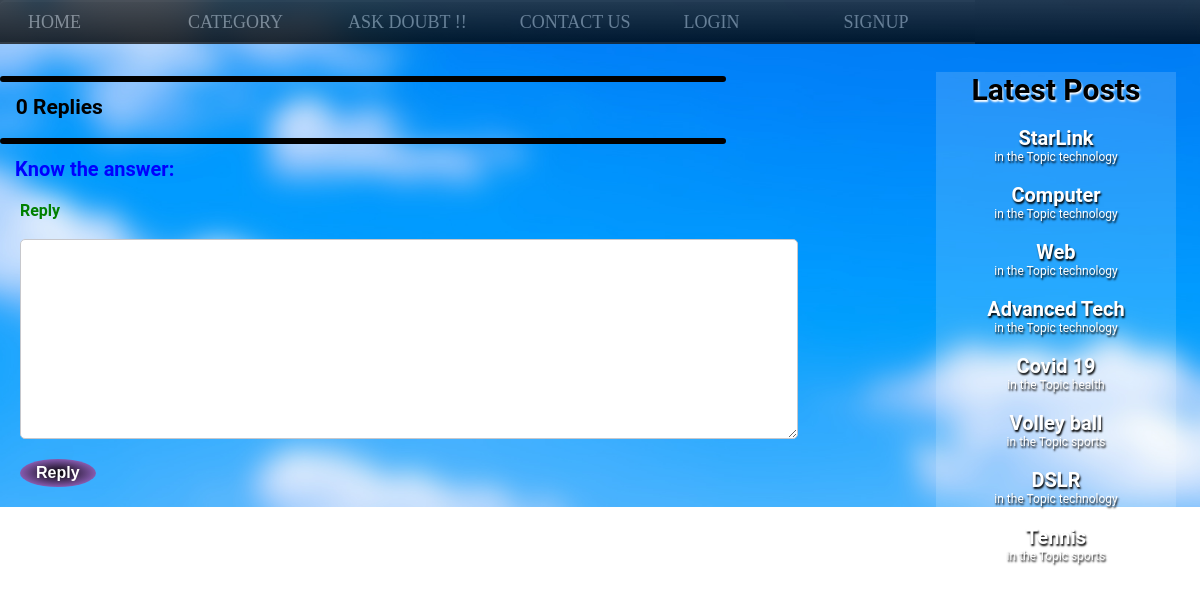
Page /topic.php on the committed database.
### tables this page shows
CREATE TABLE `topics` (
  `topic_id` int(8) NOT NULL,
  `topic_subject` varchar(255) NOT NULL,
  `topic_descr` text NOT NULL,
  `topic_date` datetime NOT NULL,
  `topic_cat` varchar(20) NOT NULL,
  `topic_by` int(8) NOT NULL
);

### topic.php (the view, shortened to what this page needs)
<html>
<head>
<link rel="stylesheet" type="text/css" href="css/posts.css">
</head>
<body>
<div class="bgimg2">
<br><br><br>
<?php
include 'nvgbar.php';
$topicid=$_GET['posts_topic'];
$query2 = mysqli_query($con,"SELECT * FROM posts WHERE posts_topic='$topicid' ORDER BY posts_date ASC");
$numrows = mysqli_num_rows($query2);
echo"<br><hr style='width:60%; float:left; margin-left:0px; border: 3px solid black;border-radius: 5px;'>";
echo "<br><p style='font-size:21px; font-weight:bold; color:black;'>&nbsp&nbsp&nbsp$numrows Replies</p><br><br>";
?>
<hr style='width:60%; float:left; margin-left:0px; border: 3px solid black;border-radius: 5px;'><br>
<p style='font-size:20px; font-weight:bold; color:blue; margin-left:15px;'>Know the answer:</p>
<form method="post" action="reply.php?id1=<?php echo $topicid; ?>">
  <fieldset class="account-info">
      <label style="color:green">
    Reply
    </label>
    <textarea rows="7" cols="90" name="reply" class="textarea" required>
</textarea>
<br>
  </fieldset>
  <fieldset class="account-action">
    <input class="btn" type="submit" name="submit" value="Reply" >
  </fieldset>
</form>
<div class="banner">
<div style="font-size:30px;font-weight:bold;text-shadow:1px 2px 2px white">
Latest Posts</div>
<br>
<?php
include 'connect.php';
$query=mysqli_query($con,"SELECT * FROM topics ORDER BY topic_date DESC LIMIT 8");
while($row = mysqli_fetch_assoc($query))
{
  $topic=$row['topic_subject'];
  $id=$row['topic_id'];
  $cat=$row['topic_cat'];
  echo "<div class='bannerhov'>";
  echo "<a href='topic.php?posts_topic=$id'  style='text-decoration:none; color:white; font-size:20px; font-weight:bold;'>
   ".$topic." </a><br><div style='color:white; font-size:12px;'>in the Topic $cat<br></div>";
   echo "<br></div>";
}
?>
</div>
</div>
</body>
</html>

### css/posts.css (style rules this page uses)
body { font-family: 'Roboto', sans-serif; }
.bgimg2 { background-image: url("../images/bg2.jpg"); height: auto; width: auto; background-position: center; background-repeat: no-repeat; background-size: cover; background-attachment: fixed; }
fieldset { border: 0; margin: 0; padding: 0; }
input { border-radius: 5px; font-size: 16px; font-weight: bold; }
.account-info { padding: 20px 20px 0 20px; }
.account-info label { color: #ffffff; display: block; font-weight: bold; margin-bottom: 19px; }
.account-action { padding: 20px; }
.account-action .btn { background: radial-gradient( #000000,#bf81f8); border-radius: 50%; border: 0; color: #fff; cursor: pointer; font-weight: bold; float: center; padding: 5px 16px; }
.textarea { height:200px; border: 1px solid #c6c7cc; font-weight: bold; font-size: 14px; border-radius: 5px; }
p { display:inline; }
.banner { position: fixed; top: 9%; right: 2%; text-align: center; text-shadow: 1px 2px 2px black; background-image: url("../icons/Sheet.png"); width: 20%; height: auto; overflow: visible; }

### css/nvgbar.css (style rules this page uses)
body { font-family: 'Roboto', sans-serif; }
* { margin-top: 0; margin-bottom: 0; margin-left: 0; margin-right: 0; }

### rows in the picture
topics: topic_subject "StarLink", topic_cat "technology"
topics: topic_subject "Computer", topic_cat "technology"
topics: topic_subject "Web", topic_cat "technology"
topics: topic_subject "Advanced Tech", topic_cat "technology"
topics: topic_subject "Covid 19", topic_cat "health"
topics: topic_subject "Volley ball", topic_cat "sports"
topics: topic_subject "DSLR", topic_cat "technology"
topics: topic_subject "Tennis", topic_cat "sports"

### other values in the picture
$numrows "0"
